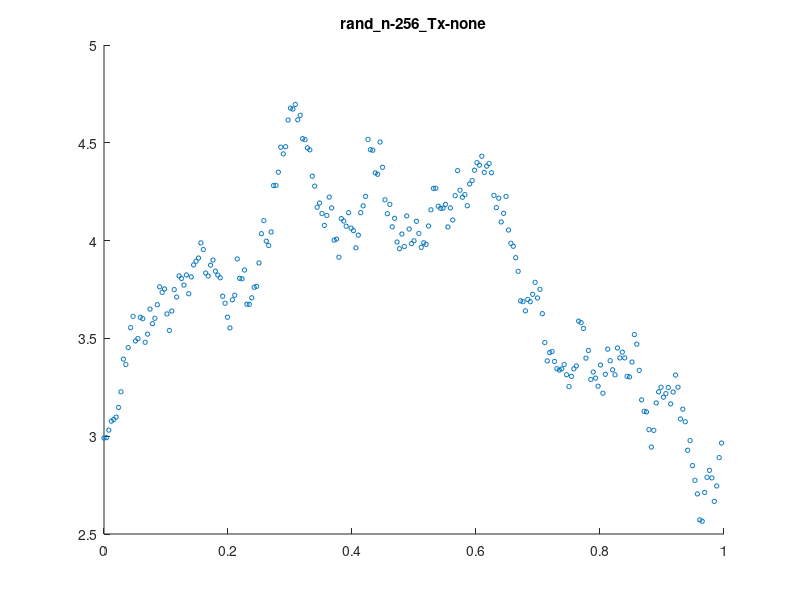
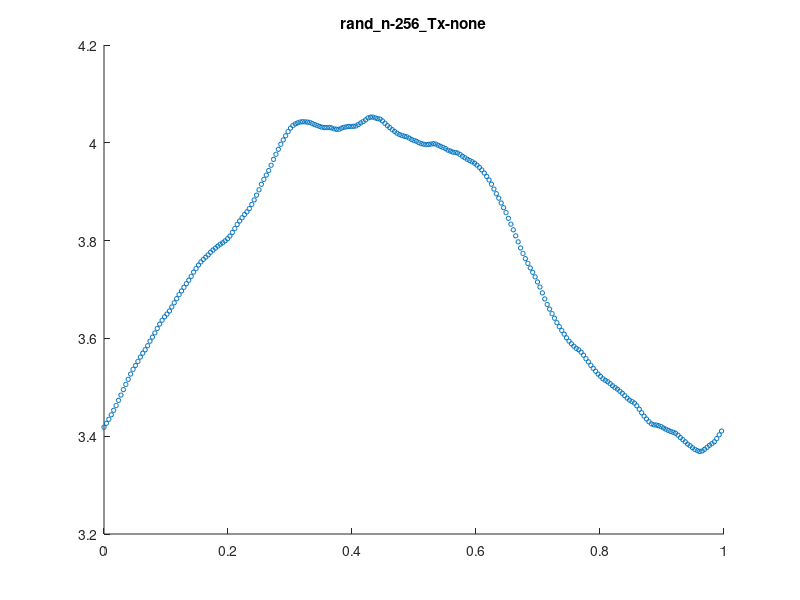
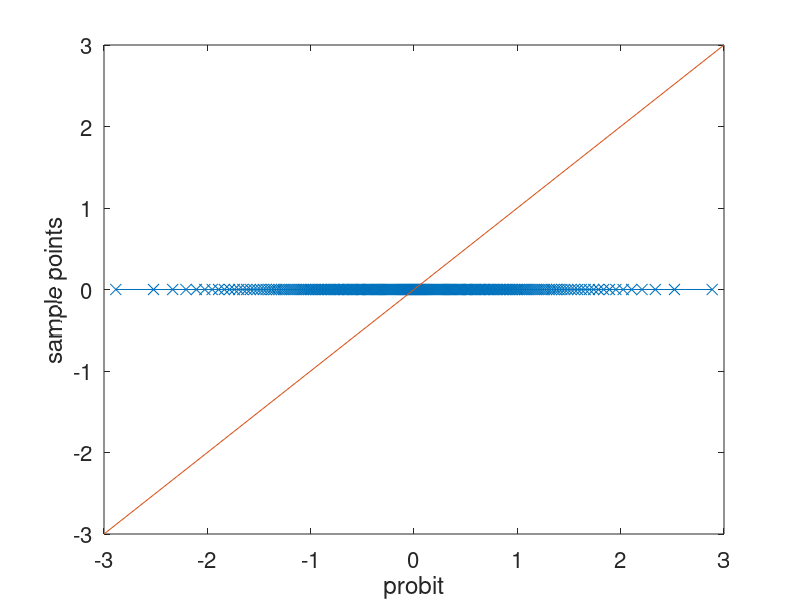
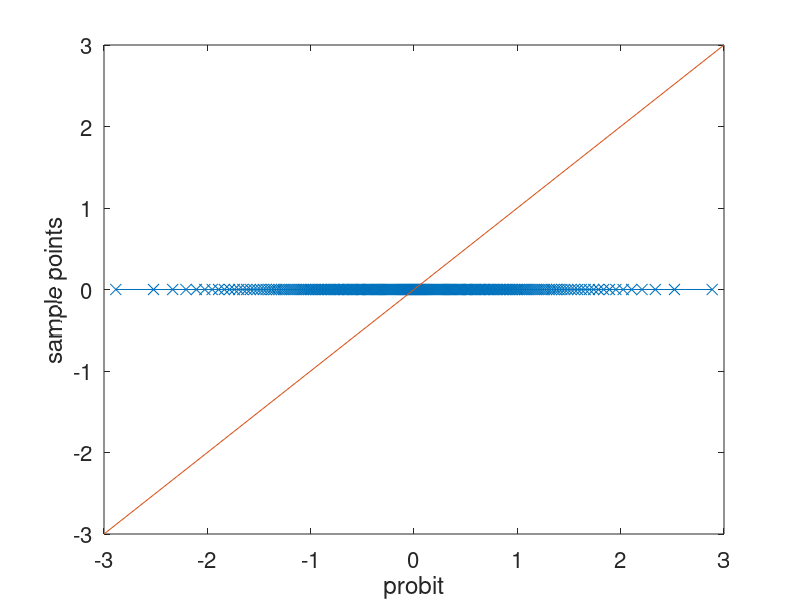

Write the MATLAB code that produced these figures, in order.
%
% Minimum working example to test Gaussian diagnostics idea
%
function MWE_gaussian_diagnostics()

format short
close all

fNames = {'ExpCos','Keister','rand'};
ptransforms = {'C1','C1sin', 'none'};
fName = fNames{3};
ptransform = ptransforms{3};

npts = 2^8;  % max 14
dim = 1;
rVec = [2 4];

for r=rVec
  
%parameters for random function
rfun = r/2;  %1;
A = 3;


shift = rand(1,dim);

[~,xlat_] = simple_lattice_gen(npts,dim,shift,true);

if strcmp(fName,'ExpCos')
  integrand = @(x) exp(sum(cos(2*pi*x), 2));
elseif strcmp(fName, 'Keister')
  integrand = @(x) keisterFunc(x,dim,1/sqrt(2)); % a=0.8
else
  integrand = @(x) f_rand(x,rfun,A);
end

integrand_p = doPeriodTx(integrand, ptransform);

y = integrand_p(xlat_);
ftilde = fft(y);
ftilde(1) = 0;  % ftilde = \mV^H(\vf - m \vone)
if dim==1
  hFigIntegrand = figure; scatter(xlat_, y, 10)
  title(sprintf('%s_n-%d_Tx-%s', ...
    fName, npts, ptransform), 'interpreter','none')
  saveas(hFigIntegrand, sprintf('%s_n-%d_Tx-%s.png', ...
    fName, npts, ptransform))
end

lnTheta_MLE = fminbnd(@(lna) ...
  ObjectiveFunction(exp(lna),xlat_,(ftilde)), ...
  -15,15,optimset('TolX',1e-2));
thetaOpt = exp(lnTheta_MLE);

lnaMLE_opt = fminsearch(@(lna) ...
  ObjectiveFunction(exp(lna),xlat_,(ftilde)), ...
  0,optimset('TolX',1e-2));
thetaOpt = exp(lnaMLE_opt);

% thetaOpt = 1;  %0.9;
% ftilde = real(ftilde);


  
  lambda = kernel(r, xlat_, thetaOpt);
  
  % apply transform
  % $\vZ = \frac 1n \mV \mLambda^{-\frac 12} \mV^H(\vf - m \vone)$
  % ifft also includes 1/n division
  temp1 = ifft(ftilde./sqrt(lambda));
  w_ftilde = real(temp1);
  
  % create_plots('normplot')
  create_plots('qqplot', w_ftilde)
  
  % Shapiro-Wilk test
  %   [H, pValue, W] = swtest(w_ftilde);
  %   Hval='true';
  %   if H==true
  %     Hval='false';
  %   end
  %   fprintf('Shapiro-Wilk test: Normal=%s, pValue=%1.3f, W=%1.3f\n', Hval, pValue, W);
end

end

function create_plots(type,w_ftilde)
hFigNormplot = figure();
set(hFigNormplot,'defaultaxesfontsize',16, ...
  'defaulttextfontsize',16, ... %make font larger
  'defaultLineLineWidth',0.75, 'defaultLineMarkerSize',8)
if strcmp(type, 'normplot')
  normplot(w_ftilde)
else
  qqplot(w_ftilde); hold on
  plot([-3 3], [-3 3],'-')
end

%     title(sprintf('%s n=%d Tx=%s r=%1.2f theta=%1.2f', ...
%       fName, npts, ptransform, r, thetaOpt))
%     saveas(hFigNormplot, sprintf('%s_%s_n-%d_Tx-%s_r-%d.png', ...
%       type, fName, npts, ptransform, r))
end

% gaussian random function
function fval = f_rand(xpts, rfun, A)
theta = sqrt(2 * factorial(2*rfun))/((2*pi)^rfun);
% theta = (2 * factorial(rfun))/((2*pi)^rfun);

rng(202326) % initialize random number generator for reproducability
N = 2^(15);
f_c = randn(1, N);
f_s = randn(1, N);
f_0 = randn(1, 1) + A;
kvec = (1:N);
argx = @(x) 2*pi*x*kvec;
f_c_ = @(x)(f_c./kvec.^(rfun)).*cos(argx(x));
f_s_ = @(x)(f_s./kvec.^(rfun)).*sin(argx(x));
f_ran = @(x,theta) f_0 + theta * sum(f_c_(x)+ f_s_(x),2) ; %
fval = f_ran(xpts,theta);
end

function Lambda = kernel(r, xun, theta)
constMult = 1;  % -(-1)^(r/2)*((2*pi)^r)/factorial(r);
if r == 2
  bernPoly = @(x)(-x.*(1-x) + 1/6);
elseif r == 4
  bernPoly = @(x)( ( (x.*(1-x)).^2 ) - 1/30);
else
  error('Bernoulli order=%d not implemented !', r);
end
kernelFunc = @(x) -(-1).^(r/2)*bernPoly(x);

temp_ = bsxfun(@times, (theta)*constMult, kernelFunc(xun));
C1 = prod(1 + temp_, 2);

% matlab's builtin fft is much faster and accurate
% eigenvalues must be real : Symmetric pos definite Kernel
Lambda = real(fft(C1));

end

function [loss,Lambda,RKHSnorm] = ObjectiveFunction(theta,xun,ftilde)

n = length(ftilde);
% [Lambda, Lambda_ring] = kernel(xun,obj.kernType,a,obj.order,...
%   obj.avoidCancelError);
arbMean = true;
order = 4;
[Lambda] = kernel(order, xun, theta);
      
% compute RKHSnorm
temp = abs(ftilde(Lambda~=0).^2)./(Lambda(Lambda~=0)) ;

% compute loss: MLE
if arbMean==true
  RKHSnorm = sum(temp(2:end))/n;
  temp_1 = sum(temp(2:end));
else
  RKHSnorm = sum(temp)/n;
  temp_1 = sum(temp);
end

% ignore all zero eigenvalues
loss1 = sum(log(Lambda(Lambda~=0)))/n;
loss2 = log(temp_1);
loss = (loss1 + loss2);
fprintf('loss1 %1.3f loss2 %1.3f loss %1.3f a %1.3e\n', loss1, loss2, loss, theta)

end

function f = doPeriodTx(fInput, ptransform)

if strcmp(ptransform,'Baker')
  f=@(x) fInput(1-2*abs(x-1/2)); % Baker's transform
elseif strcmp(ptransform,'C0')
  f=@(x) fInput(3*x.^2-2*x.^3).*prod(6*x.*(1-x),2); % C^0 transform
elseif strcmp(ptransform,'C1')
  % C^1 transform
  f=@(x) fInput(x.^3.*(10-15*x+6*x.^2)).*prod(30*x.^2.*(1-x).^2,2);
elseif strcmp(ptransform,'C1sin')
  % Sidi C^1 transform
  f=@(x) fInput(x-sin(2*pi*x)/(2*pi)).*prod(2*sin(pi*x).^2,2);
elseif strcmp(ptransform,'C2sin')
  % Sidi C^2 transform
  psi3 = @(t) (8-9*cos(pi*t)+cos(3*pi*t))/16;
  psi3_1 = @(t) (9*sin(pi*t)*pi- sin(3*pi*t)*3*pi)/16;
  f=@(x) fInput(psi3(x)).*prod(psi3_1(x),2);
elseif strcmp(ptransform,'C3sin')
  % Sidi C^3 transform
  psi4 = @(t) (12*pi*t-8*sin(2*pi*t)+sin(4*pi*t))/(12*pi);
  psi4_1 = @(t) (12*pi-8*cos(2*pi*t)*2*pi+sin(4*pi*t)*4*pi)/(12*pi);
  f=@(x) fInput(psi4(x)).*prod(psi4_1(x),2);
elseif strcmp(ptransform,'none')
  % do nothing
  f=@(x) fInput(x);
else
  error('Error: Periodization transform %s not implemented', ptransform);
end

end


function [xlat,xpts_un,xlat_un,xpts] = simple_lattice_gen(n,d,shift,firstBatch)
gen_vec = [1, 433461, 315689, 441789, 501101, 146355, 88411, 215837, 273599 ...
  151719, 258185, 357967, 96407, 203741, 211709, 135719, 100779, ...
  85729, 14597, 94813, 422013, 484367]; %generator
z = gen_vec(1:d);

nmax = n;
nmin = 1 + n/2;
if firstBatch==true
  nmin = 1;
end
nelem=nmax-nmin+1;

if firstBatch==true
  brIndices=vdc(nelem)';
  xpts_un=mod(bsxfun(@times,(0:1/n:1-1/n)',z),1); % unshifted in direct order
else
  brIndices=vdc(nelem)'+1/(2*(nmin-1));
  xpts_un=mod(bsxfun(@times,(1/n:2/n:1-1/n)',z),1); % unshifted in direct order
  
end
xpts = mod(bsxfun(@plus,xpts_un,shift),1);  % shifted in direct order

xlat_un = mod(bsxfun(@times,brIndices',z),1);  % unshifted
xlat = mod(bsxfun(@plus,xlat_un,shift),1);  % shifted in VDC order
end

% van der Corput sequence in base 2
function q = vdc(n)
if n>1
  k=log2(n); % We compute the VDC seq part by part of power 2 size
  q=zeros(2^k,1);
  for l=0:k-1
    nl=2^l;
    kk=2^(k-l-1);
    ptind=repmat([false(nl,1);true(nl,1)],kk,1);
    q(ptind)=q(ptind)+1/2^(l+1);
  end
else
  q=0;
end
end
